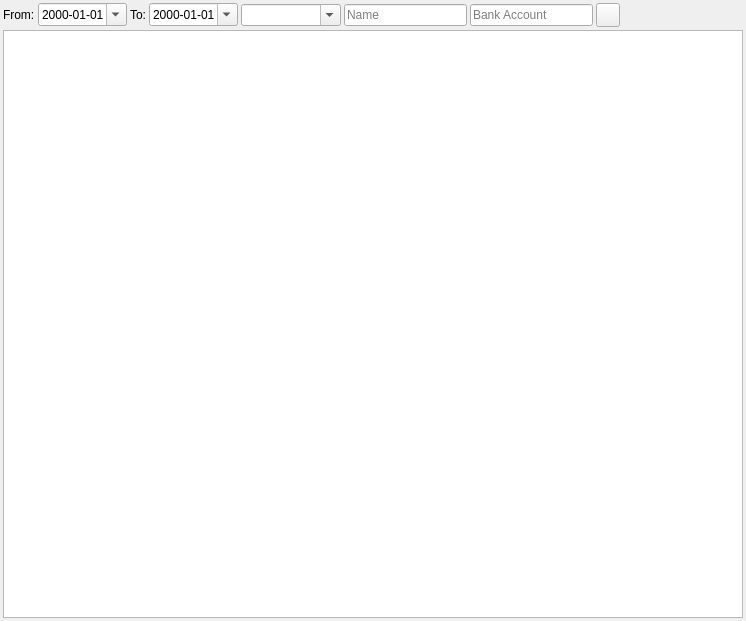
<?xml version="1.0" encoding="UTF-8"?>
<ui version="4.0">
 <class>ACC_BankPaymentReportWidget</class>
 <widget class="QWidget" name="ACC_BankPaymentReportWidget">
  <property name="geometry">
   <rect>
    <x>0</x>
    <y>0</y>
    <width>746</width>
    <height>621</height>
   </rect>
  </property>
  <property name="windowTitle">
   <string>Dialog</string>
  </property>
  <layout class="QGridLayout" name="gridLayout_2">
   <property name="leftMargin">
    <number>3</number>
   </property>
   <property name="topMargin">
    <number>3</number>
   </property>
   <property name="rightMargin">
    <number>3</number>
   </property>
   <property name="bottomMargin">
    <number>3</number>
   </property>
   <property name="spacing">
    <number>3</number>
   </property>
   <item row="0" column="0">
    <layout class="QHBoxLayout" name="horizontalLayout_2">
     <item>
      <widget class="QLabel" name="lblFrom">
       <property name="text">
        <string>From:</string>
       </property>
      </widget>
     </item>
     <item>
      <widget class="QDateEdit" name="deFrom">
       <property name="displayFormat">
        <string>yyyy-MM-dd</string>
       </property>
       <property name="calendarPopup">
        <bool>true</bool>
       </property>
      </widget>
     </item>
     <item>
      <widget class="QLabel" name="lblTo">
       <property name="text">
        <string>To:</string>
       </property>
      </widget>
     </item>
     <item>
      <widget class="QDateEdit" name="deTo">
       <property name="displayFormat">
        <string>yyyy-MM-dd</string>
       </property>
       <property name="calendarPopup">
        <bool>true</bool>
       </property>
      </widget>
     </item>
     <item>
      <widget class="QComboBox" name="cbSelect">
       <property name="sizePolicy">
        <sizepolicy hsizetype="Preferred" vsizetype="Fixed">
         <horstretch>0</horstretch>
         <verstretch>0</verstretch>
        </sizepolicy>
       </property>
       <property name="minimumSize">
        <size>
         <width>100</width>
         <height>0</height>
        </size>
       </property>
       <property name="editable">
        <bool>true</bool>
       </property>
       <property name="maxVisibleItems">
        <number>15</number>
       </property>
      </widget>
     </item>
     <item>
      <widget class="QLineEdit" name="ileName">
       <property name="placeholderText">
        <string>Name</string>
       </property>
      </widget>
     </item>
     <item>
      <widget class="QLineEdit" name="leBankAccount">
       <property name="placeholderText">
        <string>Bank Account</string>
       </property>
      </widget>
     </item>
     <item>
      <widget class="QToolButton" name="pbRefresh">
       <property name="minimumSize">
        <size>
         <width>24</width>
         <height>24</height>
        </size>
       </property>
       <property name="maximumSize">
        <size>
         <width>24</width>
         <height>24</height>
        </size>
       </property>
       <property name="toolTip">
        <string>Refresh report</string>
       </property>
       <property name="text">
        <string/>
       </property>
       <property name="icon">
        <iconset resource="../../../db/src/gui/db.qrc">
         <normaloff>:/images/icons/arrow_refresh.png</normaloff>:/images/icons/arrow_refresh.png</iconset>
       </property>
      </widget>
     </item>
     <item>
      <spacer name="horizontalSpacer">
       <property name="orientation">
        <enum>Qt::Horizontal</enum>
       </property>
       <property name="sizeType">
        <enum>QSizePolicy::Expanding</enum>
       </property>
       <property name="sizeHint" stdset="0">
        <size>
         <width>40</width>
         <height>20</height>
        </size>
       </property>
      </spacer>
     </item>
    </layout>
   </item>
   <item row="1" column="0">
    <widget class="RB_TextEdit" name="teReport"/>
   </item>
  </layout>
 </widget>
 <customwidgets>
  <customwidget>
   <class>RB_TextEdit</class>
   <extends>QTextEdit</extends>
   <header>rb_textedit.h</header>
  </customwidget>
 </customwidgets>
 <tabstops>
  <tabstop>teReport</tabstop>
  <tabstop>cbSelect</tabstop>
  <tabstop>pbRefresh</tabstop>
 </tabstops>
 <resources>
  <include location="../../../db/src/gui/db.qrc"/>
 </resources>
 <connections/>
</ui>
